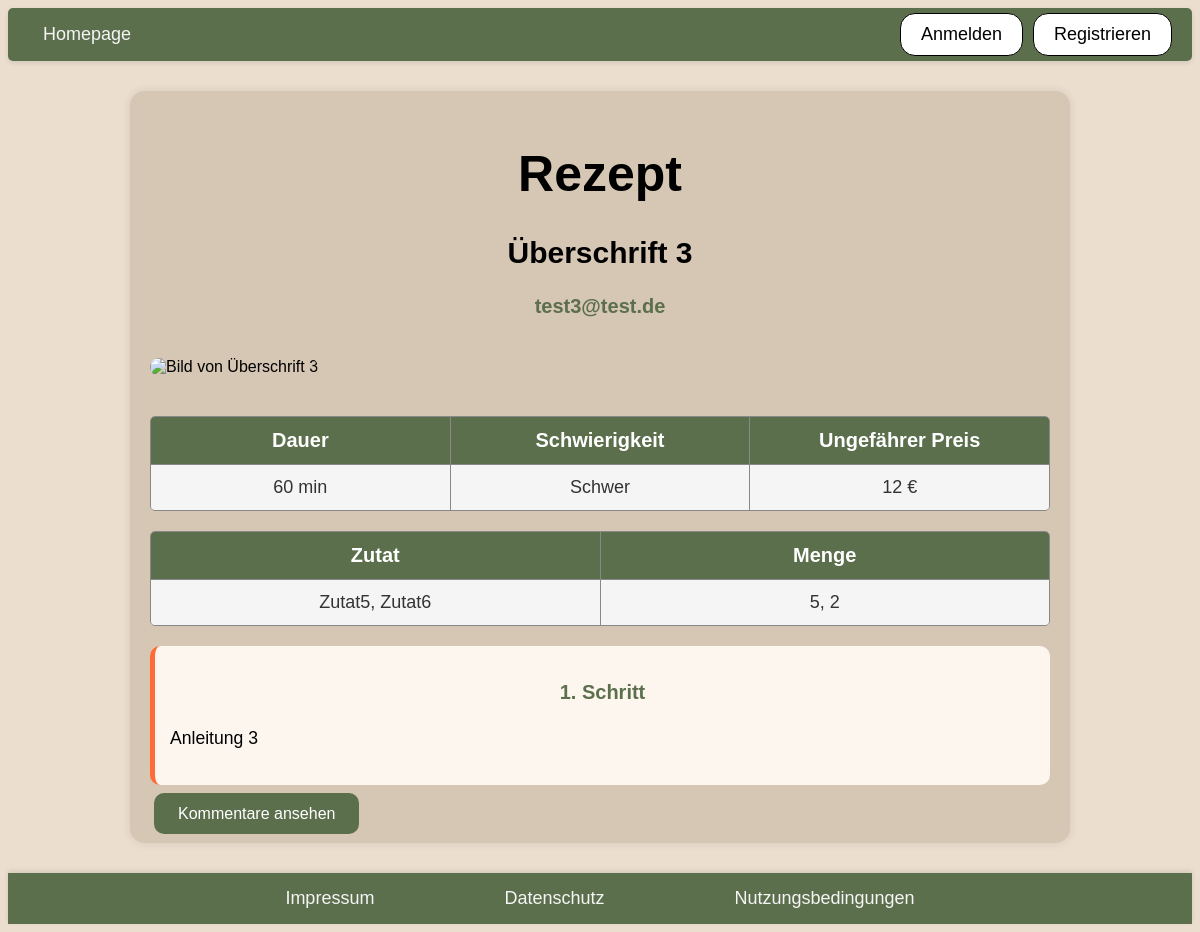
Before: /rezept.php?id=3 with the older database file.
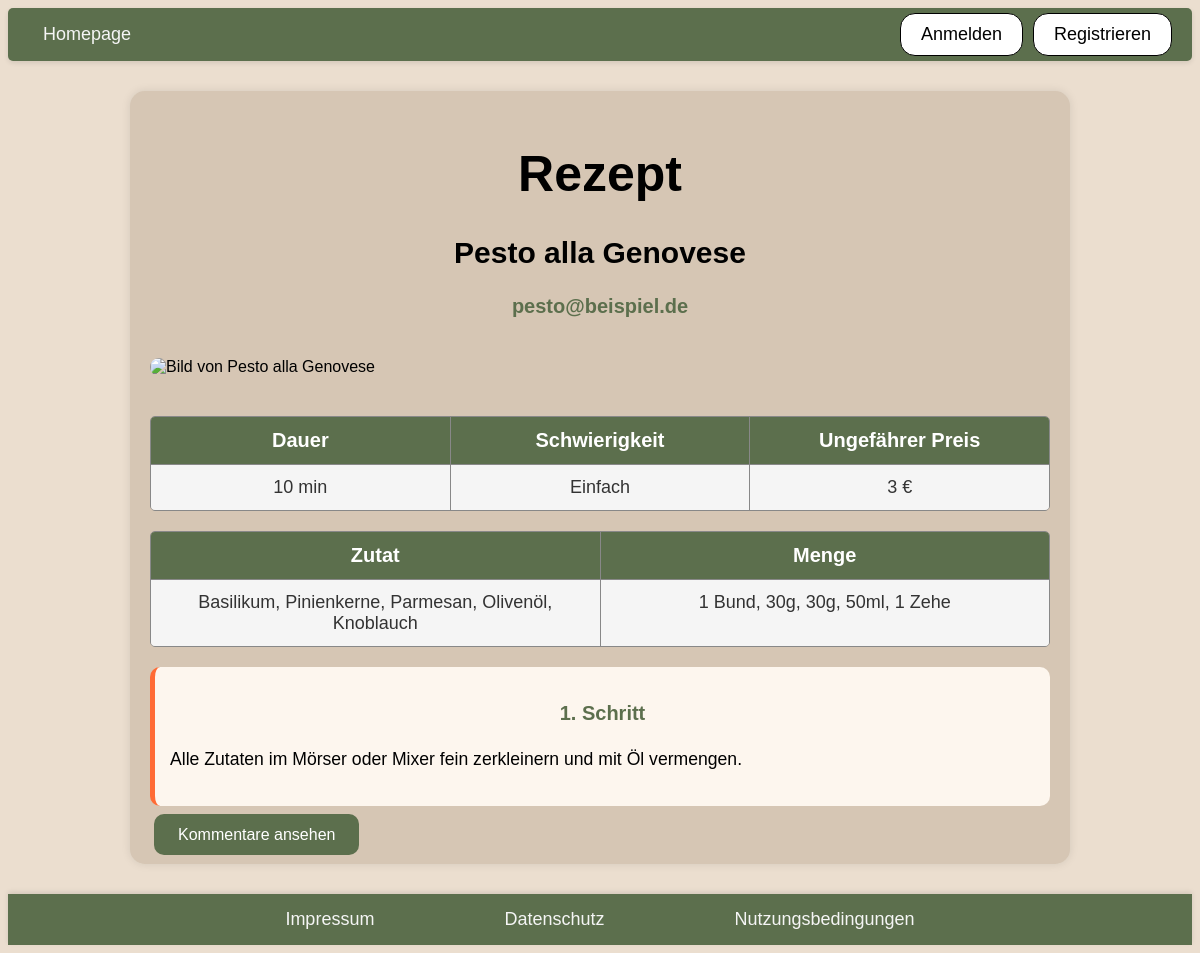
After: the same page with the newer database file.
### tables this page shows
CREATE TABLE rezept (
                        id INTEGER PRIMARY KEY AUTOINCREMENT,
                        titel TEXT,
                        email TEXT,
                        kurzbeschreibung TEXT,
                        dauer INTEGER,
                        schwierigkeit TEXT,
                        preis REAL,
                        zutaten TEXT,
                        menge TEXT,
                        anleitung TEXT,
                        bild BLOB,
                        datum text
                    );

### rezept.php (called while the page is built, shortened)
<?php
require_once "php/controller/RezeptController.php";
$rezeptController = new RezeptController();
$entry = $rezeptController->readEntry();
require_once "php/view/RezeptEintrag-show.php";

### php/model/RezeptPDOSQLite.php (called while the page is built, shortened)
<?php
require_once "RezeptEintrag.php";
class RezeptPDOSQLite implements RezeptDAO
{
    private static $instance = null;
    public static function getInstance()
    {
        if (self::$instance === null) {
            self::$instance = new RezeptPDOSQLite();
        }
        return self::$instance;
    }
    public function readEntry($id)
    {
        try {
            $db = $this->getConnection();
            return $this->getEntry($id, $db);
        } catch (PDOException $exc) {
            throw new InternalErrorException();
        }
    }
    public function getEntry($id, $db)
    {
        try {
            $sql = "SELECT * FROM rezept WHERE id=:id LIMIT 1";
            $command = $db->prepare($sql);
            if (!$command->execute([":id" => $id])) {
                throw new InternalErrorException();
            }
            $result = $command->fetchAll();
            $entry = $result[0];
            return new RezeptEintrag(
                $entry["id"],
                $entry["titel"],
                $entry["email"],
                $entry["kurzbeschreibung"],
                $entry["dauer"],
                $entry["schwierigkeit"],
                $entry["preis"],
                $entry["zutaten"],
                $entry["menge"],
                $entry["anleitung"],
                $entry["bild"],
                $entry["datum"]
            );
        } catch (PDOException $exc) {
            throw new InternalErrorException();
        }
    }
    private function getConnection()
    {
        try {
            $user = 'root';
            $pw = null;
            $dsn = 'sqlite:db/rezept.db';
            $db = new PDO($dsn, $user, $pw);
            $db->exec("PRAGMA foreign_keys = ON;");
            return $db;
        } catch (PDOException $e) {
            throw new InternalErrorException();
        }
    }
}

### php/model/Rezept.php (called while the page is built, shortened)
<?php
require_once "php/model/RezeptPDOSQLite.php";
class Rezept{
    public static function getInstance(){
        return RezeptPDOSQLite::getInstance();
    }
}
?>

### php/controller/RezeptController.php (called while the page is built, shortened)
<?php
require_once "php/model/RezeptEintrag.php";
require_once "php/model/Rezept.php";
class RezeptController
{
    public function readEntry()
    {
        try {
            $id = intval($_GET["id"]);
            $rezept = Rezept::getInstance();
            $entry = $rezept->readEntry($id);
            return $entry;
        } catch (MissingEntryException $exc) {
            $this->handleMissingEntryException();
        } catch (InternalErrorException $exc) {
            $this->handleInternalErrorException();
        }
    }
}

### php/model/RezeptEintrag.php (called while the page is built, shortened)
<?php
class RezeptEintrag
{
    private $id;
    private $titel;
    private $email;
    private $dauer;
    private $schwierigkeit;
    private $preis;
    private $zutaten = [];
    private $menge = [];
    private $anleitung;
    public function __construct($id, $titel, $email, $kurzbeschreibung, $dauer, $schwierigkeit, $preis, $zutaten, $menge, $anleitung, $bild, $datum)
    {
        $this->id = $id;
        $this->titel = $titel;
        $this->email = $email;
        $this->dauer = $dauer;
        $this->schwierigkeit = $schwierigkeit;
        $this->preis = $preis;
        $this->zutaten = is_array($zutaten) ? $zutaten : explode('||', $zutaten);
        $this->menge = is_array($menge) ? $menge : explode('||', $menge);
        $this->anleitung = $anleitung;
    }
    public function getId()
    {
        return $this->id;
    }
    public function getTitel()
    {
        return $this->titel;
    }
    public function getEmail()
    {
        return $this->email;
    }
    public function getDauer()
    {
        return $this->dauer;
    }
    public function getSchwierigkeit()
    {
        return $this->schwierigkeit;
    }
    public function getPreis()
    {
        return $this->preis;
    }
    public function getZutaten()
    {
        return $this->zutaten;
    }
    public function getMenge()
    {
        return $this->menge;
    }
    public function getAnleitungArray()
    {
        return explode('||', $this->anleitung);
    }
}

### php/view/rezeptEintrag-show.php (the view, shortened to what this page needs)
<?php
require_once "php/include/head.php";
?>
<body>
    <?php
    require_once "php/include/header.php";
    ?>
    <main class="rezept-container">
        <h1>Rezept</h1>
        <h2>
            <?= htmlspecialchars($entry->getTitel()) ?>
        </h2>
        <h3>
            <?= htmlspecialchars($entry->getEmail()) ?>
        </h3>
        <img
            src="rezeptBild.php?id=<?= urlencode($entry->getId()) ?>"
            alt="Bild von <?= htmlspecialchars($entry->getTitel()) ?>"
            title="<?= htmlspecialchars($entry->getTitel()) ?>"
            class="rezept-bild" />
        <div class="table-container info-table">
            <div class="table-header">
                <div>Dauer</div>
                <div>Schwierigkeit</div>
                <div>Ungefährer Preis</div>
            </div>
            <div class="table-row">
                <div class="table-cell"><?= htmlspecialchars($entry->getDauer()) ?> min</div>
                <div class="table-cell"><?= htmlspecialchars($entry->getSchwierigkeit()) ?></div>
                <div class="table-cell"><?= htmlspecialchars($entry->getPreis()) ?> €</div>
            </div>
        </div>
        <?php
        $zutatenArr = $entry->getZutaten();
        $mengeArr = $entry->getMenge();
        ?>
        <div class="table-container">
            <div class="table-header">
                <div>Zutat</div>
                <div>Menge</div>
            </div>
            <?php for ($i = 0; $i < count($zutatenArr); $i++): ?>
                <div class="table-row">
                    <div><?= htmlspecialchars($zutatenArr[$i] ?? '') ?></div>
                    <div><?= htmlspecialchars($mengeArr[$i] ?? '') ?></div>
                </div>
            <?php endfor; ?>
        </div>
        <?php $anleitungArr = $entry->getAnleitungArray(); ?>
        <?php foreach ($anleitungArr as $i => $schritt): ?>
            <div class="rezept-schritt">
                <h3><?= ($i + 1) ?>. Schritt</h3>
                <p><?= htmlspecialchars($schritt) ?></p>
            </div>
        <?php endforeach; ?>
        <a href="kommentare.php?id=<?= urlencode($entry->getId()) ?>" class="rezept-button">Kommentare ansehen </a>
    </main>
    <?php
    include_once "php/include/footer.php"
    ?>
</body>
</html>

### php/include/head.php (shortened to what this page needs)
<!DOCTYPE html>
<html lang="de">
<head>
    <link rel="stylesheet" href="css/main.css" />
</head>

### php/include/header.php (shortened to what this page needs)
<header class="header">
  <nav class="navbar">
    <ul class="left-links">
      <li><a href="index.php">Homepage</a></li>
    </ul>
    <ul class="right-buttons">
      <?php if (isset($_SESSION["loggedin"]) && $_SESSION["loggedin"] == true) { ?>
        <li><a href="abmeldung.php" class="button-link">Abmelden</a></li>
      <?php } else { ?>
        <li><a href="anmeldung.php" class="button-link">Anmelden</a></li>
        <li><a href="registrierung.php" class="button-link">Registrieren</a></li>
      <?php } ?>
    </ul>
  </nav>
</header>

### php/include/footer.php
<footer class="footer">
  <nav class="footer-nav">
    <ul>
      <li><a href="impressum.php">Impressum</a></li>
      <li><a href="datenschutz.php">Datenschutz</a></li>
      <li><a href="nutzungsbedingungen.php">Nutzungsbedingungen</a></li>
    </ul>
  </nav>
</footer>

### css/index.css (style rules this page uses)
body { background-color: rgb(235, 222, 207);; font-family: sans-serif; }
h1 { color: Black; font-family: sans-serif; font-size: 50px; text-align: center; }

### css/header.css (style rules this page uses)
.header { position: sticky; top: 0; z-index: 1000; width: 100%; box-shadow: 0 2px 5px rgba(0, 0, 0, 0.1); background-color: #5C6F4D; border-radius: 5px; }
.navbar { display: flex; justify-content: space-between; align-items: center; padding: 1px 20px; }
.navbar .left-links { display: flex; list-style: none; padding: 0; margin: 0; }
.navbar .left-links li { margin-right: 25px; }
.navbar .left-links li a { color: #F5F5F5; text-decoration: none; display: block; text-align: center; font-size: large; padding: 15px; }
.navbar .right-buttons { display: flex; list-style: none; padding: 0; margin: 0; }
.navbar .right-buttons li { margin-left: 10px; }
.navbar .right-buttons li a { display: inline-block; padding: 10px 20px; background-color: white; color: black; font-size: large; text-decoration: none; border-radius: 15px; border: 1px solid black; }
@media (min-width: 1025px) and (max-width: 1440px) { .left-links a, .right-buttons a { font-size: 1.2rem; } }

### css/footer.css (style rules this page uses)
.footer { width: 100%; background-color: #5C6F4D; box-shadow: 0 -2px 5px rgba(0, 0, 0, 0.1); position: relative; bottom: 0; margin-top: 20px; }
.footer-nav ul { display: flex; justify-content: center; align-items: center; list-style: none; margin: 0; padding: 0; gap: 100px; }
.footer-nav li a { color: #F5F5F5; text-decoration: none; font-size: large; padding: 15px; display: block; border-radius: 8px; }

### css/rezept.css (style rules this page uses)
.rezept-container { max-width: 900px; margin: 30px auto; background-color: #D6C6B4; padding: 20px; border-radius: 15px; box-shadow: 0 0 10px rgba(0, 0, 0, 0.1); }
.rezept-container h2 { color: black; text-align: center; font-family: sans-serif; font-size: 30px; word-break: break-word; overflow-wrap: break-word; }
.rezept-container h3 { color: #5C6F4D; text-align: center; font-family: sans-serif; font-size: 20px; word-break: break-word; overflow-wrap: break-word; }
.rezept-container p, .rezept-container li { font-size: 1.1em; line-height: 1.6; font-family: sans-serif; }
.rezept-schritt { background-color: #fdf6ee; border-left: 5px solid #FF6B35; padding: 15px; margin: 20px 0; border-radius: 10px; }
.rezept-schritt p { word-break: break-word; overflow-wrap: break-word; }
.rezept-bild { width: 100%; max-height: 400px; object-fit: cover; border-radius: 10px; margin: 20px 0; }
.rezept-button { background-color: #5C6F4D; color: white; border: none; padding: 12px 24px; margin: 4px; border-radius: 10px; font-size: 16px; text-decoration: none; cursor: pointer; transition: 0.3s ease; }
.table-container { display: flex; flex-direction: column; margin: 20px 0; border: 1px solid #888; border-radius: 5px; overflow: hidden; font-family: sans-serif; }
.table-header, .table-row { display: flex; justify-content: space-between; text-align: center; }
.table-header { background-color: #5C6F4D; color: white; font-weight: bold; font-size: 20px; }
.table-header div, .table-row div { flex: 1; padding: 12px; border-right: 1px solid #888; word-break: break-word; overflow: break-word; white-space: normal; }
.table-header div:last-child, .table-row div:last-child { border-right: none; }
.table-row { background-color: #f5f5f5; color: #333; border-top: 1px solid #888; font-size: 18px; }

Changed rows visible on the page:
changed rezept: titel "Überschrift 3" → "Pesto alla Genovese"; email "test3@test.de" → "pesto@beispiel.de"; dauer "60" → "10"; schwierigkeit "Schwer" → "Einfach"; preis "12" → "3"; anleitung "Anleitung 3" → "Alle Zutaten im Mörser oder Mixer fein zerkleinern und mit Öl vermengen."
Other visible differences:
new list line: "Basilikum, Pinienkerne, Parmesan, Olivenöl, Knoblauch 1 Bund, 30g, 30g, 50ml, 1 Zehe"
list line gone: "Zutat5, Zutat6 5, 2"
